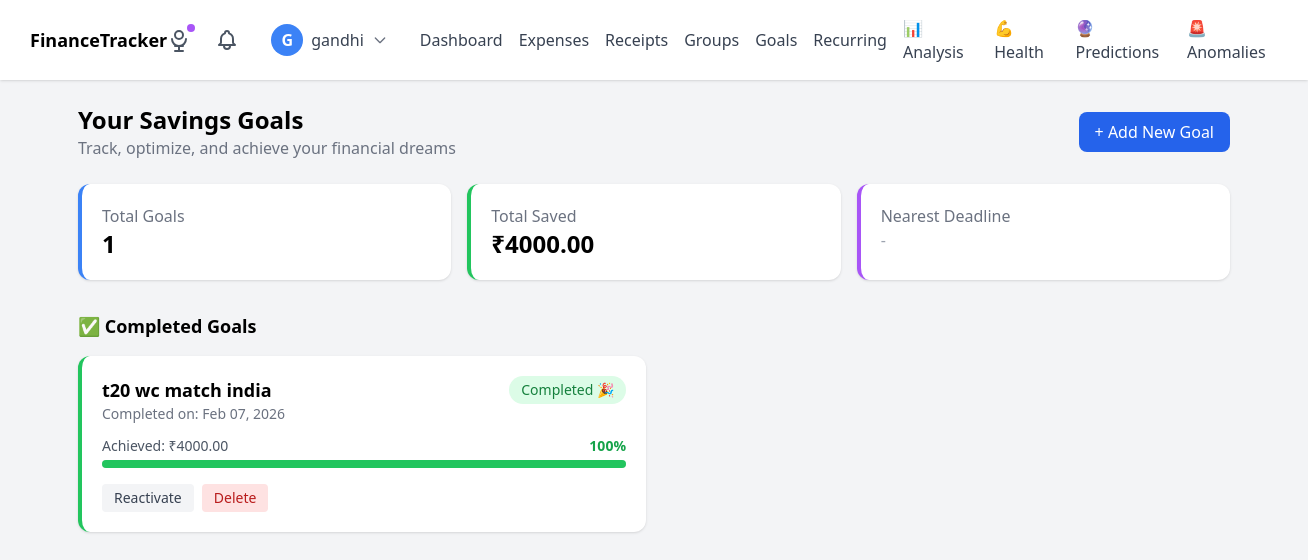
/goals/ (signed in), run on the app's committed database.
### goals/models.py (models this page shows, shortened)
class SavingsGoal(models.Model):
    user = models.ForeignKey(User, on_delete=models.CASCADE, related_name='savings_goals')
    name = models.CharField(max_length=100)
    target_amount = models.DecimalField(max_digits=10, decimal_places=2)
    saved_amount = models.DecimalField(max_digits=10, decimal_places=2, default=0)
    deadline = models.DateField()
    created_at = models.DateTimeField(auto_now_add=True)
    is_completed = models.BooleanField(default=False)
    completed_at = models.DateTimeField(null=True, blank=True)

### goals/views.py (the view)
# urls.py: path('', views.goals_dashboard, name='goals_dashboard'),
@login_required
def goals_dashboard(request):
    goals = SavingsGoal.objects.filter(user=request.user).order_by('-created_at')
    active_goals = goals.filter(is_completed=False)
    completed_goals = goals.filter(is_completed=True)
    total_goals = goals.count()
    total_saved = sum(g.saved_amount for g in goals)
    nearest_deadline = None
    if active_goals:
        nearest_deadline = active_goals.order_by('deadline').first()
    return render(request, 'goals/dashboard.html', {
        'active_goals': active_goals,
        'completed_goals': completed_goals,
        'total_goals': total_goals,
        'total_saved': total_saved,
        'nearest_deadline': nearest_deadline
    })

### reminders/context_processors.py (called while the page is built)
def pending_reminders_count(request):
    if request.user.is_authenticated:
        return {
            'pending_reminders_count': Reminder.objects.filter(
                user=request.user,
                status='pending',
                in_app_notified=False
            ).count()
        }
    return {'pending_reminders_count': 0}

### templates/goals/dashboard.html (shortened to what this page needs)
{% extends "expenses/base.html" %}
{% load static %}
{% block content %}
<div class="max-w-6xl mx-auto">
    <div class="flex justify-between items-center mb-6">
        <div>
            <h1 class="text-2xl font-semibold">Your Savings Goals</h1>
            <p class="text-gray-500">Track, optimize, and achieve your financial dreams</p>
        </div>
        <button onclick="openGoalModal()"
            class="bg-blue-600 hover:bg-blue-700 text-white px-4 py-2 rounded-lg">
            + Add New Goal
        </button>
    </div>
    <div class="grid grid-cols-1 md:grid-cols-3 gap-4 mb-8">
        <div class="bg-white p-5 rounded-xl border-l-4 border-blue-500 shadow">
            <p class="text-gray-500">Total Goals</p>
            <p class="text-2xl font-bold">{{ total_goals }}</p>
        </div>
        <div class="bg-white p-5 rounded-xl border-l-4 border-green-500 shadow">
            <p class="text-gray-500">Total Saved</p>
            <p class="text-2xl font-bold">₹{{ total_saved }}</p>
        </div>
        <div class="bg-white p-5 rounded-xl border-l-4 border-purple-500 shadow">
            <p class="text-gray-500">Nearest Deadline</p>
            {% if nearest_deadline %}
                <p class="font-semibold">
                    {{ nearest_deadline.name }}
                    <span class="text-sm text-gray-500">
                        ({{ nearest_deadline.days_left }} days left)
                    </span>
                </p>
            {% else %}
                <p class="text-gray-400">-</p>
            {% endif %}
        </div>
    </div>
    {% if completed_goals %}
    <div>
        <h2 class="text-lg font-semibold mb-4">✅ Completed Goals</h2>
        <div class="grid grid-cols-1 md:grid-cols-2 gap-4">
            {% for goal in completed_goals %}
            <div class="bg-white rounded-xl p-5 shadow border-l-4 border-green-500">
                <div class="flex justify-between items-start mb-3">
                    <div>
                        <h3 class="font-semibold text-lg">{{ goal.name }}</h3>
                        <p class="text-sm text-gray-500">
                            Completed on: {{ goal.completed_at|date:"M d, Y"|default:"-" }}
                        </p>
                    </div>
                    <span class="bg-green-100 text-green-700 px-3 py-1 rounded-full text-sm font-medium">
                        Completed 🎉
                    </span>
                </div>
                <div class="mb-3">
                    <div class="flex justify-between text-sm mb-1">
                        <span class="text-gray-600">Achieved: ₹{{ goal.saved_amount }}</span>
                        <span class="font-semibold text-green-600">100%</span>
                    </div>
                    <div class="w-full bg-gray-200 rounded-full h-2">
                        <div class="bg-green-500 h-2 rounded-full" style="width: 100%"></div>
                    </div>
                </div>
                <div class="flex gap-2 mt-4">
                    <form method="post" action="{% url 'goals:toggle_complete' goal.id %}" class="inline">
                        <button type="submit" class="bg-gray-100 hover:bg-gray-200 text-gray-700 px-3 py-1 rounded text-sm">
                            Reactivate
                        </button>
                    </form>
                    <form method="post" action="{% url 'goals:delete_goal' goal.id %}" class="inline" onsubmit="return confirm('Delete this goal?');">
                        <button type="submit" class="bg-red-100 hover:bg-red-200 text-red-700 px-3 py-1 rounded text-sm">
                            Delete
                        </button>
                    </form>
                </div>
            </div>
            {% endfor %}
        </div>
    </div>
    {% endif %}
</div>
{% endblock %}

### templates/expenses/base.html (shortened to what this page needs)
{% load static %}
<!doctype html>
<html lang="en">
<head>
  <script src="https://cdn.tailwindcss.com"></script>
</head>
<body class="bg-gray-100 min-h-screen">
 <nav class="bg-white shadow">
  <div class="container mx-auto px-4 py-4 flex justify-between items-center">
    <a href="{% url 'home' %}" class="font-bold text-lg">
      FinanceTracker
    </a>
    {% if user.is_authenticated %}
    <div class="flex items-center space-x-6">
      <a href="{% url 'expenses:voice_test' %}" class="relative group">
        <span class="absolute -top-1 -right-1 w-2 h-2 bg-purple-500 rounded-full animate-pulse"></span>
      </a>
      <a href="{% url 'reminders:notifications' %}" class="relative">
      </a>
      <div class="relative">
        <button onclick="toggleUserMenu()" class="flex items-center space-x-2 focus:outline-none hover:bg-gray-50 px-2 py-1 rounded-lg transition">
          <div class="w-8 h-8 bg-blue-500 rounded-full flex items-center justify-center text-white font-semibold">
            {{ user.username|first|upper }}
          </div>
          <span class="text-gray-700 font-medium">{{ user.username }}</span>
          <svg class="w-4 h-4 text-gray-500" fill="none" stroke="currentColor" viewBox="0 0 24 24">
            <path stroke-linecap="round" stroke-linejoin="round" stroke-width="2" d="M19 9l-7 7-7-7"></path>
          </svg>
        </button>
      </div>
      <div class="hidden lg:flex items-center space-x-4 text-gray-700">
        <a href="{% url 'expenses:dashboard' %}" class="hover:text-blue-600">Dashboard</a>
        <a href="{% url 'expenses:expense_list' %}" class="hover:text-blue-600">Expenses</a>
        <a href="{% url 'expenses:receipt_list' %}" class="hover:text-blue-600">Receipts</a>
        <a href="{% url 'groups:group_list' %}" class="hover:text-blue-600">Groups</a>
        <a href="{% url 'goals:goals_dashboard' %}" class="hover:text-blue-600">Goals</a>
        <a href="{% url 'recurring:dashboard' %}" class="hover:text-blue-600">Recurring</a>
        <a href="{% url 'expenses:analysis_dashboard' %}" class="hover:text-blue-600 {% if request.path == '/analysis/' %}text-blue-600 font-semibold{% endif %}">
          📊 Analysis
        </a>
        <a href="{% url 'expenses:financial_health' %}" class="hover:text-blue-600">💪 Health</a>
        <a href="{% url 'expenses:prediction_dashboard' %}" class="hover:text-blue-600">🔮 Predictions</a>
        <a href="{% url 'expenses:anomaly_dashboard' %}" class="hover:text-blue-600">🚨 Anomalies</a>
      </div>
    </div>
    {% endif %}
  </div>
</nav>
<main class="container mx-auto px-4 py-6">
  {% block content %}{% endblock %}
</main>
</body>
</html>

### templates/expenses/base.html (style rules this page uses)
.transition { transition: all 0.2s ease; }

### data on the page
SavingsGoal: name "t20 wc match india", completed_at "Feb 07, 2026", saved_amount "4000.00"

### other printed values
{{ user.username|first|upper }} "G"
{{ user.username }} "gandhi"
{{ total_goals }} "1"
{{ total_saved }} "4000.00"
